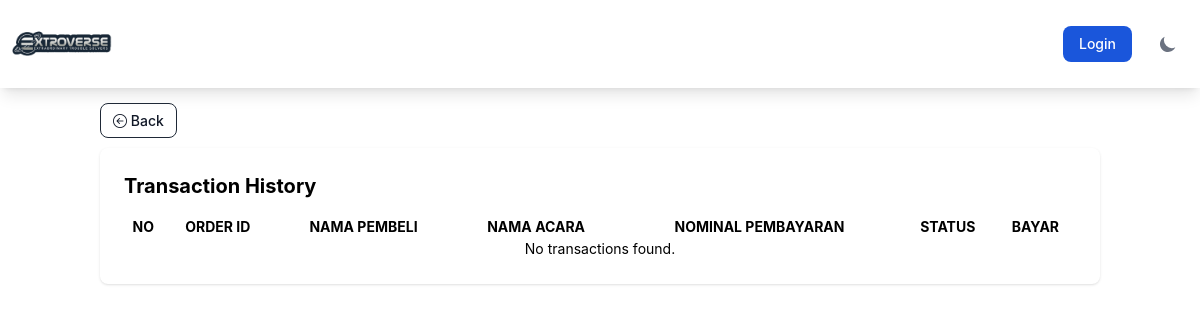
/event/mytransaction/index.php, run on an earlier commit of the app's database.
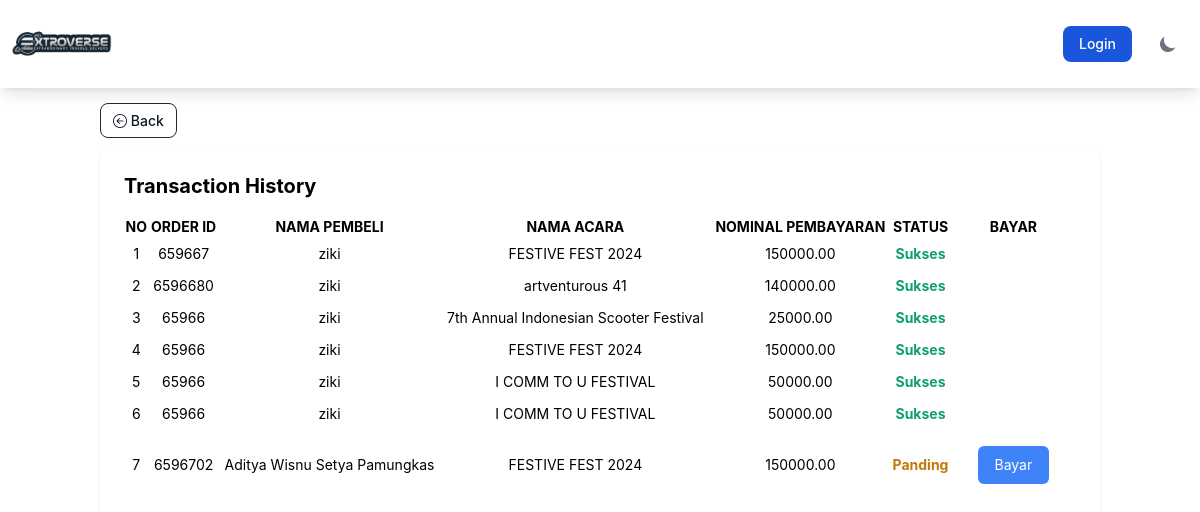
And on a later commit of the database.
### tables this page shows
CREATE TABLE `registrasi_tiket` (
  `id` int(11) NOT NULL,
  `nama` varchar(255) NOT NULL,
  `email` varchar(255) NOT NULL,
  `tanggal_lahir` date NOT NULL,
  `gender` enum('male','female') NOT NULL,
  `order_id` int(11) NOT NULL,
  `transaction_id` varchar(255) NOT NULL,
  `transaction_status` enum('1','2','3','4','5') NOT NULL,
  `event_id` int(11) NOT NULL
);

CREATE TABLE `events` (
  `event_id` int(11) NOT NULL,
  `nama_acara` varchar(255) NOT NULL,
  `deskripsi` text DEFAULT NULL,
  `tanggal` date NOT NULL,
  `harga` decimal(10,2) NOT NULL,
  `jumlah_tiket` int(11) NOT NULL,
  `lokasi` varchar(255) NOT NULL,
  `jumlah_tiket_terjual` int(11) DEFAULT 0,
  `cover_foto` varchar(255) NOT NULL,
  `tiket_type` varchar(50) DEFAULT NULL,
  `user_id` int(11) DEFAULT NULL
);

### event/mytransaction/index.php (the view, shortened to what this page needs)
<!DOCTYPE html>
<html lang="en">
<head>
    <link href="https://cdnjs.cloudflare.com/ajax/libs/flowbite/2.2.0/flowbite.min.css" rel="stylesheet" />
    <link rel="stylesheet" href="https://cdn.jsdelivr.net/npm/bootstrap-icons@1.10.5/font/bootstrap-icons.css">
    <link rel="stylesheet" href="https://unpkg.com/swiper/swiper-bundle.min.css" />
</head>
<body class='dark:bg-gray-900'>
    <?php
    require_once '../../components/navbar.php';
    ?>
    <div class="container mx-auto p-3">
        <div class="mt-2 mb-4">
            <a href="http://localhost/extroverse/" class="text-gray-900 hover:text-white border border-gray-800 hover:bg-gray-900 focus:ring-4 focus:outline-none focus:ring-gray-300 font-medium rounded-lg text-sm px-3 py-2 text-center me-2 mb-2 dark:border-gray-600 dark:text-gray-400 dark:hover:text-white dark:hover:bg-gray-600 dark:focus:ring-gray-800"><i class="bi bi-arrow-left-circle"></i> Back</a>
        </div>
        <div id="transaksiCard" class="dark:bg-gray-800 mt-4 rounded-lg shadow p-6 mb-4">
            <h2 class="mb-4 text-xl font-bold dark:text-gray-300">Transaction History</h2>
            <div class="relative overflow-x-auto">
                <table class="w-full text-sm text-left rtl:text-right dark:text-gray-300">
                    <thead class='class="text-xs uppercase dark:text-gray-800"'>
                        <tr class='text-center text-sm'>
                            <th data-field="id">NO</th>
                            <th data-field="order_id">ORDER ID</th>
                            <th data-field="name">NAMA PEMBELI</th>
                            <th data-field="nama_acara">NAMA ACARA</th>
                            <th data-field="nominal">NOMINAL PEMBAYARAN</th>
                            <th data-field="status">STATUS</th>
                            <th data-field="status">BAYAR</th>
                        </tr>
                    </thead>
                    <tbody>
                        <?php
                        include "../../db.php";
                        $query = mysqli_query($koneksi, "SELECT registrasi_tiket.*, events.nama_acara, events.harga
                            FROM registrasi_tiket
                            JOIN events ON registrasi_tiket.event_id = events.event_id
                            ORDER BY registrasi_tiket.id ASC");
                        $no = 1;
                        $data = mysqli_fetch_array($query);
                        while ($data) {
                            $status = $data['transaction_status'];
                            echo "<tr class='text-center text-sm dark:text-gray-500'>";
                            echo "<td>" . $no++ . "</td>";
                            echo "<td>" . $data['order_id'] . "</td>";
                            echo "<td>" . $data['nama'] . "</td>";
                            echo "<td>" . $data['nama_acara'] . "</td>";
                            echo "<td>" . $data['harga'] . "</td>";
                            if ($status >= 2) {
                                echo "<td class='text-green-500 font-bold'>Sukses</td>";
                            } elseif ($status >= 1) {
                                echo "<td class='text-yellow-500 font-bold'>Panding</td>";
                            } elseif ($status >= 4) {
                                echo "<td class='text-red-500 font-bold'>Cancel</td>";
                            } elseif ($status >= 5) {
                                echo "<td class='text-red-900 font-bold'>Expire</td>";
                            } else {
                                echo "<td class='text-gray-300 font-bold'>Waiting</td>";
                            }
                            echo '<td class="px-6 py-4">';
                            if ($status < 2) {
                                echo '<a href="../checkout/payment/?event_id=' . $data['event_id'] . '&order_id=' . $data['order_id'] . '" class="inline-block px-4 py-2 leading-5 text-white transition-colors duration-150 bg-blue-500 border border-transparent rounded-md active:bg-blue-600 hover:bg-blue-600 focus:outline-none focus:shadow-outline-blue">Bayar</a>';
                            }
                            echo '</td>';
                            echo "</tr>";
                            $data = mysqli_fetch_array($query);
                        }
                        if ($no == 1) {
                            echo "<tr><td colspan='7' class='text-center'>No transactions found.</td></tr>";
                        }
                        ?>
                    </tbody>
                </table>
            </div>
        </div>
    </div>
</body>
</html>

### components/navbar.php (shortened to what this page needs)
<nav class="dark:bg-gray-800 shadow-lg">
    <div class="max-w-screen-xl flex flex-wrap items-center justify-between mx-auto py-1 px-3">
        <a href="http://localhost/extroverse/" class="flex items-center space-x-3 rtl:space-x-reverse">
            <img src="http://localhost/extroverse/logo/extroverse.png" class="h-20" alt="Extroverse" />
        </a>
        <div class="flex items-center md:order-2 space-x-3 md:space-x-0 rtl:space-x-reverse">
            <div class="flex items-center space-x-4">
                <?php
                if (isset($_SESSION["user_id"])) :
                ?>
                    <!-- <span class="text-gray-700"><?php echo $username; ?></span>
                    <a href="../auth/logout/" class="text-blue-500">Logout</a> -->
                    <a href="http://localhost/extroverse/search">
                        <div class="flex md:order-2">
                            <div class="relative hidden md:block">
                                <div class="absolute inset-y-0 start-0 flex items-center ps-3 pointer-events-none">
                                    <svg class="w-4 h-4 text-gray-500 dark:text-gray-400" aria-hidden="true" xmlns="http://www.w3.org/2000/svg" fill="none" viewBox="0 0 20 20">
                                        <path stroke="currentColor" stroke-linecap="round" stroke-linejoin="round" stroke-width="2" d="m19 19-4-4m0-7A7 7 0 1 1 1 8a7 7 0 0 1 14 0Z" />
                                    </svg>
                                    <span class="sr-only">Search icon</span>
                                </div>
                                <input type="text" id="search-navbar" class="block w-full p-2 ps-10 text-sm text-gray-900 border border-gray-300 rounded-lg bg-gray-50 focus:ring-blue-500 focus:border-blue-500 dark:bg-gray-700 dark:border-gray-600 dark:placeholder-gray-400 dark:text-white dark:focus:ring-blue-500 dark:focus:border-blue-500" id="search" name="Mencari" placeholder="Cari event...">
                            </div>
                        </div>
                    </a>
                    <button type="button" class="flex text-sm bg-gray-800 rounded-full md:me-0 focus:ring-4 focus:ring-gray-300 dark:focus:ring-gray-600" id="user-menu-button" aria-expanded="false" data-dropdown-toggle="user-dropdown" data-dropdown-placement="bottom">
                        <span class="sr-only">Open user menu</span>
                        <img class="w-8 h-8 rounded-full" src="/docs/images/people/profile-picture-3.jpg" alt="user photo">
                    </button>
                <?php else : ?>
                    <a href="../auth/login/" class="text-white bg-blue-700 hover:bg-blue-800 focus:ring-4 focus:outline-none focus:ring-blue-300 font-medium rounded-lg text-sm px-4 py-2 text-center dark:bg-blue-600 dark:hover:bg-blue-700 dark:focus:ring-blue-800">Login</a>
                <?php endif; ?>
                <button id="theme-toggle" type="button" class="text-gray-500 dark:text-gray-400 hover:bg-gray-100 dark:hover:bg-gray-700 focus:outline-none focus:ring-4 focus:ring-gray-200 dark:focus:ring-gray-700 rounded-lg text-sm p-2.5">
                    <svg id="theme-toggle-dark-icon" class="hidden w-5 h-5" fill="currentColor" viewBox="0 0 20 20" xmlns="http://www.w3.org/2000/svg">
                        <path d="M17.293 13.293A8 8 0 016.707 2.707a8.001 8.001 0 1010.586 10.586z"></path>
                    </svg>
                </button>
            </div>
        </div>
    </div>
</nav>

What changed in the data, as far as the page shows it:
added registrasi_tiket: order "659667", nama "ziki", event.nama_acara "FESTIVE FEST 2024", event.harga "150000.00", transaction_status "Sukses"
added registrasi_tiket: order "6596680", nama "ziki", event.nama_acara "artventurous 41", event.harga "140000.00", transaction_status "Sukses"
added registrasi_tiket: order "65966", nama "ziki", event.nama_acara "7th Annual Indonesian Scooter Festival", event.harga "25000.00", transaction_status "Sukses"
added registrasi_tiket: order "65966", nama "ziki", event.nama_acara "FESTIVE FEST 2024", event.harga "150000.00", transaction_status "Sukses"
added registrasi_tiket: order "65966", nama "ziki", event.nama_acara "I COMM TO U FESTIVAL", event.harga "50000.00", transaction_status "Sukses"
added registrasi_tiket: order "65966", nama "ziki", event.nama_acara "I COMM TO U FESTIVAL", event.harga "50000.00", transaction_status "Sukses"
added registrasi_tiket: order "6596702", nama "Aditya Wisnu Setya Pamungkas", event.nama_acara "FESTIVE FEST 2024", event.harga "150000.00", transaction_status "Panding"
Also different on the page:
text no longer shown: "No transactions found."
